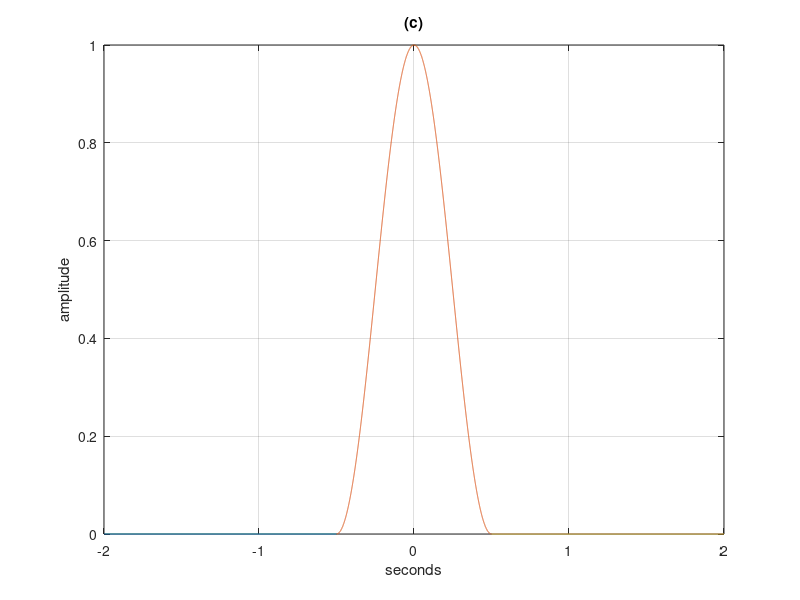

Source code (MATLAB):
%sampling frequency
N=5000;

k3 = -2:1/N:-0.5;
k=-0.5:1/N:0.5;
k2 = 0.5:1/N:2;

hann = 1/2 * (1+cos(2*pi*k));

plot(k3, 0*k3);
hold on
plot(k,hann);
hold on
plot(k2, 0*k2)
hold off
grid


title('(c)');
xlabel('seconds'); 
ylabel('amplitude');
